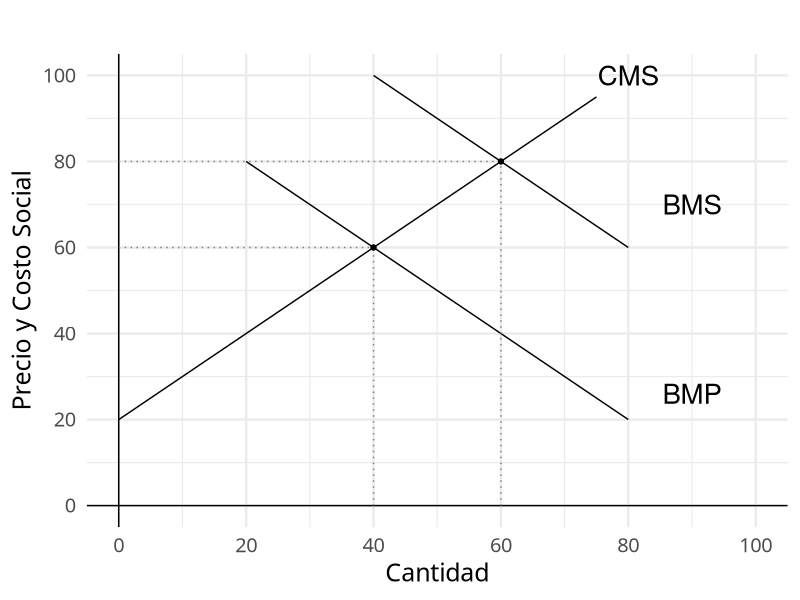

Here is the R script that generated this plot:
## ---- chunk 1
knitr::opts_chunk$set(echo=FALSE, warning = FALSE,
                       message=FALSE)

library(tidyverse)

theme_set(
  theme_minimal(base_family = 'Montserrat',
                base_size=18) + 
    theme(plot.title=element_text(hjust=.5)))



marcar_punto <- function(x, y, linetype="dashed") {
  list(
    geom_segment(x=x, y=0, xend=x, yend=y, color="gray50",
                 linetype="dotted", inherit.aes = FALSE),
    geom_segment(x=0, y=y, xend=x, yend=y,  color="gray50",
                 linetype="dotted", inherit.aes = FALSE),
    geom_point(x=x, y=y, inherit.aes = FALSE)
  )
}


## ---- chunk 2
mpb_df <- tibble(x=c(40,  60), 
                 y=c(60, 40))

msb_df <- tibble(x=c(40,  60),
                 y=c(100, 80))


mpb_fun <- splinefun(mpb_df$x, mpb_df$y)
msb_fun <- splinefun(msb_df$x, msb_df$y)

msc_df <- tibble(x=c(40, 60),
                 y=c(60, 80))


msc_fun <- splinefun(msc_df$x, msc_df$y)

ggplot(data.frame(x=0, y=0)) + 
  geom_function(fun=mpb_fun, xlim=c(20, 80)) +
  annotate("text", y=26, x=90, size=7, label="BMP") +
  geom_function(fun=msb_fun, xlim=c(40, 80)) +
  annotate("text", y=70, x=90, size=7, label="BMS") +
  geom_function(fun=msc_fun, xlim=c(0, 75)) +
  annotate("text", y=100, x=80, size=7, label="CMS") +
  geom_vline(xintercept = 0) +
  geom_hline(yintercept = 0) +
  marcar_punto(40, 60) +
  marcar_punto(60, 80) +
  scale_x_continuous(limits = c(0, 100),
                     breaks=c(0, 20, 40, 60, 80, 100)) + 
  scale_y_continuous(limits = c(0, 100),
                     breaks=c(0, 20, 40, 60, 80, 100)) + 
  labs(x="Cantidad", y="Precio y Costo Social", 
       title="")

